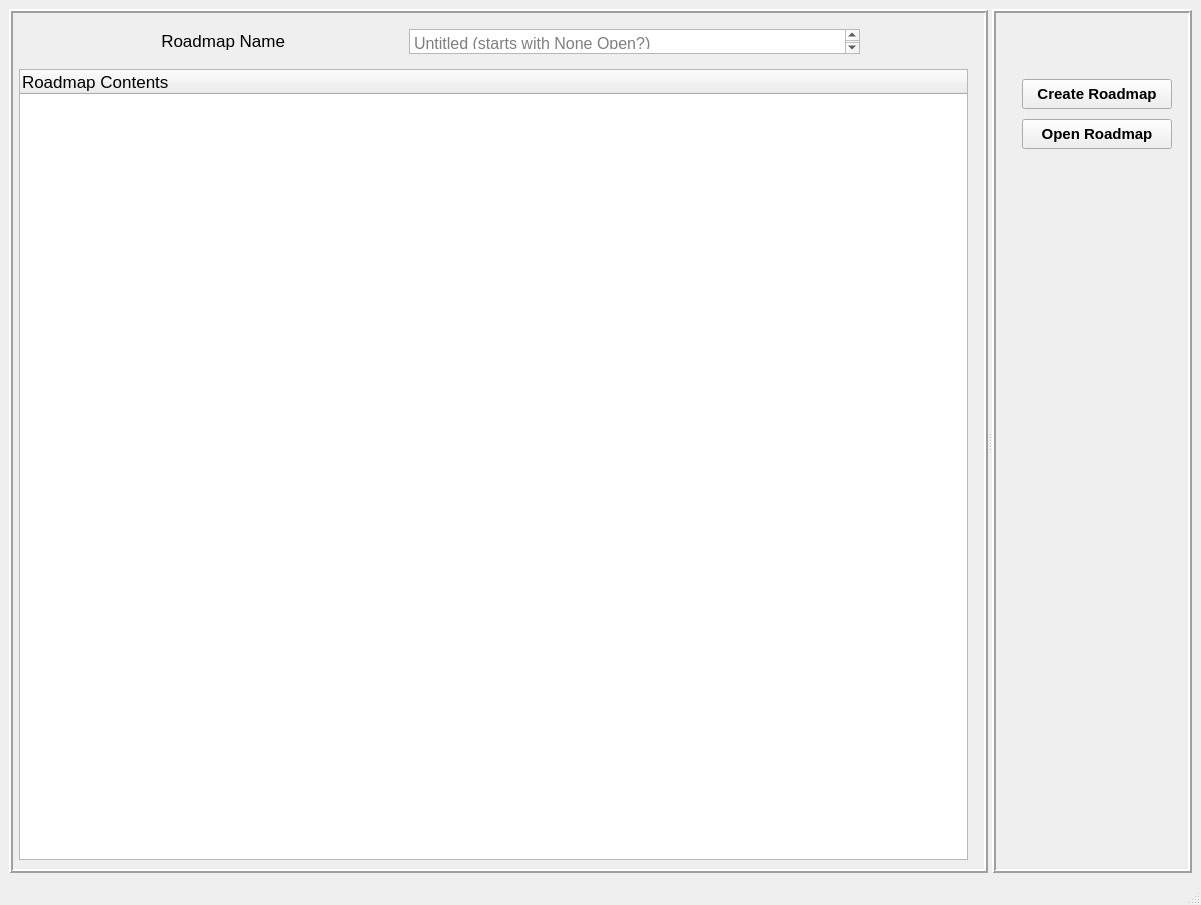
<?xml version="1.0" encoding="UTF-8"?>
<ui version="4.0">
 <class>MainWindow</class>
 <widget class="QMainWindow" name="MainWindow">
  <property name="geometry">
   <rect>
    <x>0</x>
    <y>0</y>
    <width>1201</width>
    <height>905</height>
   </rect>
  </property>
  <property name="minimumSize">
   <size>
    <width>0</width>
    <height>800</height>
   </size>
  </property>
  <property name="maximumSize">
   <size>
    <width>16777215</width>
    <height>16777215</height>
   </size>
  </property>
  <property name="font">
   <font>
    <pointsize>13</pointsize>
   </font>
  </property>
  <property name="focusPolicy">
   <enum>Qt::FocusPolicy::NoFocus</enum>
  </property>
  <property name="windowTitle">
   <string>MainWindow</string>
  </property>
  <property name="layoutDirection">
   <enum>Qt::LayoutDirection::LeftToRight</enum>
  </property>
  <widget class="QWidget" name="centralwidget">
   <property name="minimumSize">
    <size>
     <width>0</width>
     <height>882</height>
    </size>
   </property>
   <property name="sizeIncrement">
    <size>
     <width>0</width>
     <height>0</height>
    </size>
   </property>
   <property name="baseSize">
    <size>
     <width>1000</width>
     <height>1000</height>
    </size>
   </property>
   <layout class="QVBoxLayout" name="verticalLayout">
    <item>
     <widget class="QSplitter" name="splitter">
      <property name="minimumSize">
       <size>
        <width>1000</width>
        <height>800</height>
       </size>
      </property>
      <property name="lineWidth">
       <number>8</number>
      </property>
      <property name="orientation">
       <enum>Qt::Orientation::Horizontal</enum>
      </property>
      <widget class="QFrame" name="Preview">
       <property name="minimumSize">
        <size>
         <width>850</width>
         <height>800</height>
        </size>
       </property>
       <property name="cursor">
        <cursorShape>ArrowCursor</cursorShape>
       </property>
       <property name="contextMenuPolicy">
        <enum>Qt::ContextMenuPolicy::ActionsContextMenu</enum>
       </property>
       <property name="frameShape">
        <enum>QFrame::Shape::Box</enum>
       </property>
       <property name="frameShadow">
        <enum>QFrame::Shadow::Raised</enum>
       </property>
       <property name="lineWidth">
        <number>2</number>
       </property>
       <property name="midLineWidth">
        <number>0</number>
       </property>
       <widget class="QTreeWidget" name="roadmapTree">
        <property name="geometry">
         <rect>
          <x>10</x>
          <y>60</y>
          <width>949</width>
          <height>791</height>
         </rect>
        </property>
        <property name="baseSize">
         <size>
          <width>1000</width>
          <height>900</height>
         </size>
        </property>
        <property name="font">
         <font>
          <pointsize>13</pointsize>
          <strikeout>false</strikeout>
         </font>
        </property>
        <column>
         <property name="text">
          <string>Roadmap Contents</string>
         </property>
        </column>
       </widget>
       <widget class="QTextEdit" name="textEdit">
        <property name="geometry">
         <rect>
          <x>400</x>
          <y>20</y>
          <width>451</width>
          <height>25</height>
         </rect>
        </property>
        <property name="minimumSize">
         <size>
          <width>200</width>
          <height>0</height>
         </size>
        </property>
        <property name="maximumSize">
         <size>
          <width>701</width>
          <height>25</height>
         </size>
        </property>
        <property name="font">
         <font>
          <pointsize>12</pointsize>
         </font>
        </property>
        <property name="cursor" stdset="0">
         <cursorShape>CrossCursor</cursorShape>
        </property>
        <property name="autoFillBackground">
         <bool>true</bool>
        </property>
        <property name="cursorWidth">
         <number>0</number>
        </property>
        <property name="placeholderText">
         <string>Untitled (starts with None Open?)</string>
        </property>
       </widget>
       <widget class="QWidget" name="layoutWidget">
        <property name="geometry">
         <rect>
          <x>150</x>
          <y>20</y>
          <width>126</width>
          <height>24</height>
         </rect>
        </property>
        <layout class="QVBoxLayout" name="verticalLayout_2">
         <item>
          <widget class="QLabel" name="label">
           <property name="text">
            <string>Roadmap Name</string>
           </property>
           <property name="alignment">
            <set>Qt::AlignmentFlag::AlignRight|Qt::AlignmentFlag::AlignTrailing|Qt::AlignmentFlag::AlignVCenter</set>
           </property>
          </widget>
         </item>
        </layout>
       </widget>
      </widget>
      <widget class="QFrame" name="Navigation">
       <property name="minimumSize">
        <size>
         <width>200</width>
         <height>840</height>
        </size>
       </property>
       <property name="maximumSize">
        <size>
         <width>200</width>
         <height>16777215</height>
        </size>
       </property>
       <property name="contextMenuPolicy">
        <enum>Qt::ContextMenuPolicy::ActionsContextMenu</enum>
       </property>
       <property name="frameShape">
        <enum>QFrame::Shape::Box</enum>
       </property>
       <property name="frameShadow">
        <enum>QFrame::Shadow::Raised</enum>
       </property>
       <property name="lineWidth">
        <number>2</number>
       </property>
       <widget class="QPushButton" name="roadmapButton_2">
        <property name="geometry">
         <rect>
          <x>30</x>
          <y>110</y>
          <width>150</width>
          <height>30</height>
         </rect>
        </property>
        <property name="minimumSize">
         <size>
          <width>133</width>
          <height>0</height>
         </size>
        </property>
        <property name="maximumSize">
         <size>
          <width>155</width>
          <height>16777215</height>
         </size>
        </property>
        <property name="font">
         <font>
          <pointsize>11</pointsize>
          <bold>true</bold>
         </font>
        </property>
        <property name="layoutDirection">
         <enum>Qt::LayoutDirection::LeftToRight</enum>
        </property>
        <property name="autoFillBackground">
         <bool>false</bool>
        </property>
        <property name="text">
         <string>Open Roadmap</string>
        </property>
       </widget>
       <widget class="QPushButton" name="roadmapButton">
        <property name="geometry">
         <rect>
          <x>30</x>
          <y>70</y>
          <width>150</width>
          <height>30</height>
         </rect>
        </property>
        <property name="minimumSize">
         <size>
          <width>91</width>
          <height>0</height>
         </size>
        </property>
        <property name="maximumSize">
         <size>
          <width>1600</width>
          <height>16777215</height>
         </size>
        </property>
        <property name="font">
         <font>
          <pointsize>11</pointsize>
          <bold>true</bold>
         </font>
        </property>
        <property name="layoutDirection">
         <enum>Qt::LayoutDirection::LeftToRight</enum>
        </property>
        <property name="autoFillBackground">
         <bool>false</bool>
        </property>
        <property name="text">
         <string>Create Roadmap</string>
        </property>
       </widget>
      </widget>
     </widget>
    </item>
   </layout>
  </widget>
  <widget class="QMenuBar" name="menubar">
   <property name="geometry">
    <rect>
     <x>0</x>
     <y>0</y>
     <width>1201</width>
     <height>33</height>
    </rect>
   </property>
  </widget>
  <widget class="QStatusBar" name="statusbar"/>
 </widget>
 <tabstops>
  <tabstop>roadmapTree</tabstop>
 </tabstops>
 <resources/>
 <connections/>
</ui>
